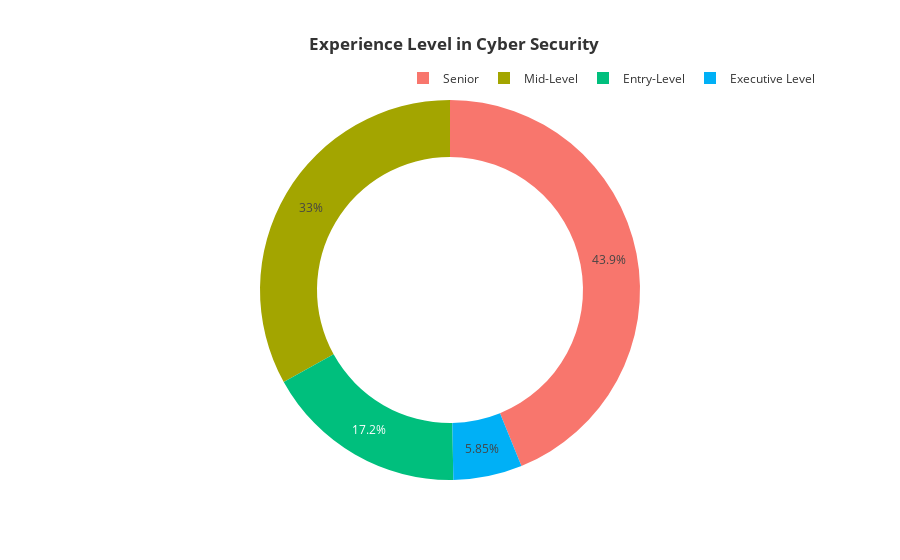

The code cell stored with this chart in its notebook:
### Code cell
fig=px.pie(df.groupby('experience_level',as_index=False)['salary_in_usd'].count().sort_values(by='salary_in_usd',ascending=False).head(10),names='experience_level',values='salary_in_usd',color='experience_level',hole=0.7,labels={'experience_level':'Experience level ','salary_in_usd':'count'},template='ggplot2',title='<b>  Experience Level in Cyber Security')
fig.update_layout(title_x=0.5,legend=dict(orientation='h',yanchor='bottom',y=1.02,xanchor='right',x=1))

### Figure 1 — Plotly figure (JSON) as saved in the notebook; plotly's stock layout.template omitted (floating-point values rounded to 4 significant figures)
{"data": [{"customdata": [["Senior"], ["Mid-Level"], ["Entry-Level"], ["Executive Level"]], "domain": {"x": [0, 1], "y": [0, 1]}, "hole": 0.7, "hovertemplate": "Experience level =%{customdata[0]}<br>count=%{value}<extra></extra>", "labels": ["Senior", "Mid-Level", "Entry-Level", "Executive Level"], "legendgroup": "", "marker": {"colors": ["#F8766D", "#A3A500", "#00BF7D", "#00B0F6"]}, "name": "", "showlegend": true, "type": "pie", "values": [547, 412, 215, 73]}], "layout": {"legend": {"orientation": "h", "tracegroupgap": 0, "x": 1, "xanchor": "right", "y": 1.02, "yanchor": "bottom"}, "title": {"text": "<b>  Experience Level in Cyber Security", "x": 0.5}}}
